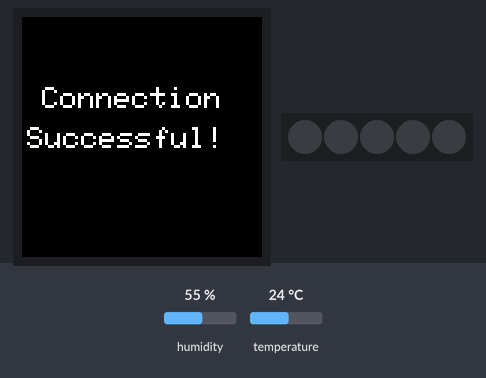
The sketch below on a simulated Arduino MKR. Shown: 240×240 colour display, 5 RGB LEDs in strip order, left to right. Inputs (shaded band) come from the test bench; at power-on: humidity 55 %, temperature 24 °C. WiFi joins after 1.5 s; servers stay silent unless stated; what the sketch prints to the serial monitor is not drawn.

Above: at 1.8 s.

The sketch:

Activity2_feb28a.ino
```cpp
#include "arduino_secrets.h"
/*
  Sketch generated by the Arduino IoT Cloud Thing "Activity2"
  https://create.arduino.cc/cloud/things/77fb646c-df2b-4d09-97fe-f690ed996d22

  Arduino IoT Cloud Variables description

  The following variables are automatically generated and updated when changes are made to the Thing

  float humidity;
  float temperature;

  Variables which are marked as READ/WRITE in the Cloud Thing will also have functions
  which are called when their values are changed from the Dashboard.
  These functions are generated with the Thing and added at the end of this sketch.
*/

#include "thingProperties.h"
#include <Arduino_MKRIoTCarrier.h>
MKRIoTCarrier carrier;

unsigned long timestamp; //create the "time" variable that we will use to record how long the program has run for

void setup() {
  // Initialize serial and wait for port to open:
  Serial.begin(9600);

  // Defined in thingProperties.h
  initProperties();

  ArduinoCloud.begin(ArduinoIoTPreferredConnection);

  CARRIER_CASE = true;
  carrier.begin();

  setDebugMessageLevel(4);   //Get Cloud Info/errors , 0 (only errors) up to 4
  ArduinoCloud.printDebugInfo();

  while (ArduinoCloud.connected() != 1) {
    ArduinoCloud.update();
    carrier.display.setTextSize(3);
    carrier.display.setCursor(20, 70);
    carrier.display.println("Waiting For");
    carrier.display.setCursor(5, 110);
    carrier.display.println("Connection...");
    delay(500);
  }

  Serial.println("time,temperature,humidity"); //add the "time" column
  showConnectedMessage();
}

void loop() {
  ArduinoCloud.update();
  // Your code here
  temperature = carrier.Env.readTemperature(FAHRENHEIT);
  humidity = carrier.Env.readHumidity();

  timestamp = millis(); //check how long the program has run for in milliseconds

  double seconds = timestamp / 1000; //divide by 1000 to get measurements in seconds

  Serial.print(seconds); //print seconds to serial monitor
  Serial.print(",");

  Serial.print(temperature);
  Serial.print(",");
  Serial.println(humidity);

  delay(1000);
}

void showConnectedMessage() {
  ArduinoCloud.update();
  carrier.display.fillScreen(ST77XX_BLACK);
  carrier.display.setTextSize(3);
  carrier.display.setCursor(20, 70);
  carrier.display.println("Connection");
  carrier.display.setCursor(5, 110);
  carrier.display.println("Successful!");
  delay(500);
}
```

arduino_secrets.h
```cpp
#define SECRET_SSID ""
#define SECRET_PASS ""
```

thingProperties.h
```cpp
// Code generated by Arduino IoT Cloud, DO NOT EDIT.

#include <ArduinoIoTCloud.h>
#include <Arduino_ConnectionHandler.h>

const char SSID[]     = SECRET_SSID;    // Network SSID (name)
const char PASS[]     = SECRET_PASS;    // Network password (use for WPA, or use as key for WEP)


float humidity;
float temperature;

void initProperties(){

  ArduinoCloud.addProperty(humidity, READ, 1 * SECONDS, NULL);
  ArduinoCloud.addProperty(temperature, READ, 1 * SECONDS, NULL);

}

WiFiConnectionHandler ArduinoIoTPreferredConnection(SSID, PASS);
```
